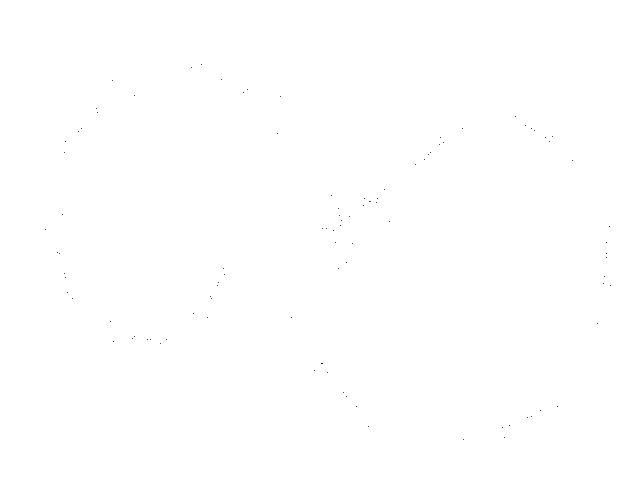
Frame 1 (no input)
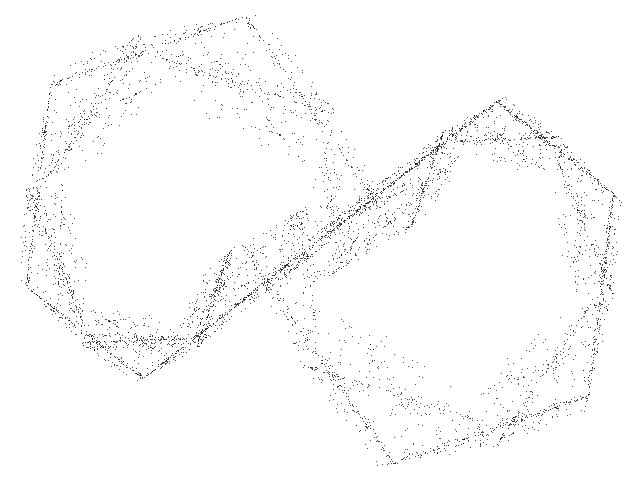
Frame 60 (the mouse pressed at the canvas centre just before this capture)
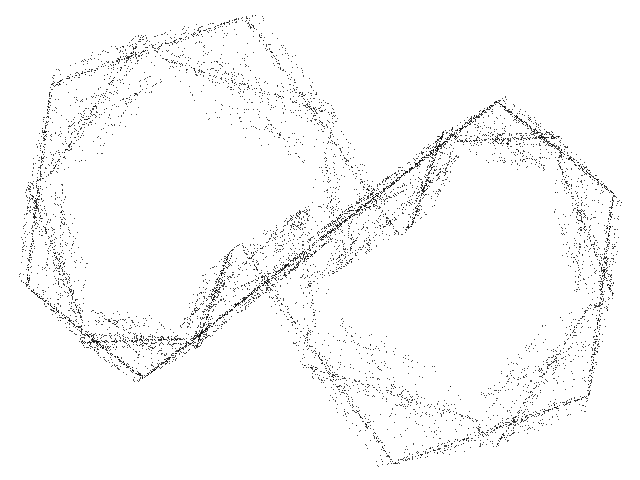
Frame 120 (the mouse held since frame 60 and released just before this capture)

The Processing sketch that drew these frames (run headless with seeded random() and noise(); from frame 60 on, the mouse is pressed at the canvas centre):

// Processing sketch: Strick
// ── Strick.pde
// Strick chaotic map //

  float x = 0.1;
  float y = 0.1;
  float a = 0.5;
  float b = 1.1;


void setup() {
  
  size(640, 480);
  background(255);
  
}

void draw() {
  
  for (int i=0;i<100;i++) {
    
    float nx = x;
    float ny = y;
        
    if (abs(nx)<0.5) {
      
      x=(2-a)*nx-b*ny;
      y=-b*nx+a*ny;
      
    } else {
      
      x=a*nx-b*ny+(1-a)*(nx/abs(nx));
      y=b*nx+a*ny-b*(nx/abs(nx));
    
    }
  
    point(320+(160*x), 240+(195*y));
        
  }

}
